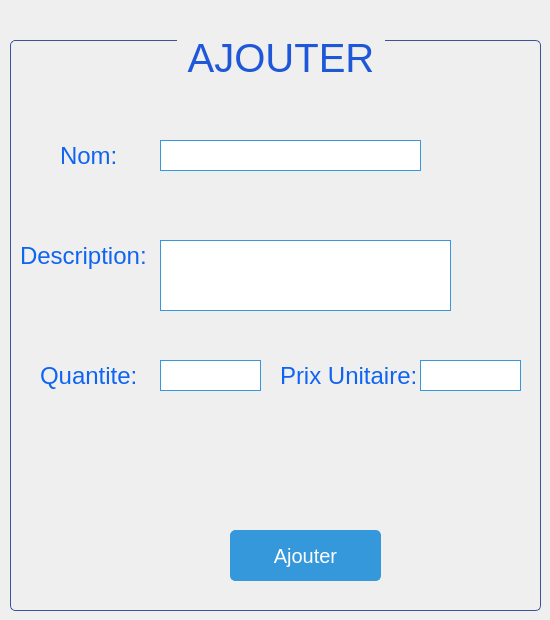
              <widget class="QWidget" name="page_49">
               <widget class="QGroupBox" name="groupBox_36">
                <property name="geometry">
                 <rect>
                  <x>10</x>
                  <y>30</y>
                  <width>531</width>
                  <height>581</height>
                 </rect>
                </property>
                <property name="styleSheet">
                 <string notr="true">QGroupBox {
    border: 1px solid #3a539b; /* Darker blue */
    border-radius: 5px;
    margin-top: 10px;
	font-size:40px;
}

QGroupBox::title {
    subcontrol-origin: margin;
    subcontrol-position: top center;
    padding: 5px;
color: #1F57D9;
    font-weight: bold;
}

QLabel {
    color: #0F65F1; /* Medium blue */
    font-size: 24px; /* Larger font size */
    font-family: &quot;Candara&quot;, sans-serif; /* Different font family */
}

QComboBox {
    background-color: #ffffff; /* Light white background */
    border: 1px solid #3498db; /* Medium blue */
    padding: 5px;
    color: #2c3e50; /* Dark gray text */
    selection-background-color: #3498db; /* Medium blue */
}

QLineEdit {
    background-color: #ffffff; /* Light white background */
    border: 1px solid #3498db; /* Medium blue */
    padding: 5px;
    color: #2c3e50; /* Dark gray text */
}

QDateEdit {
    background-color: #ffffff; /* Light white background */
    border: 1px solid #3498db; /* Medium blue */
    padding: 5px;
    color: #2c3e50; /* Dark gray text */
}

QPushButton {
    background-color: #3498db; /* Medium blue */
    color: #ffffff; /* White text */
    border: 1px solid #3498db; /* Medium blue */
    padding: 12px 24px; /* Larger padding */
    border-radius: 5px;
    font-family: &quot;Cambria&quot;, serif; /* Different font family */
    font-size: 20px; /* Larger font size */
}

QPushButton:hover {
    background-color: #2980b9; /* Darker hover color */
    border: 1px solid #2980b9; /* Darker hover color */
}
</string>
                </property>
                <property name="title">
                 <string>AJOUTER</string>
                </property>
                <widget class="QLineEdit" name="nom_moyen">
                 <property name="geometry">
                  <rect>
                   <x>150</x>
                   <y>110</y>
                   <width>261</width>
                   <height>31</height>
                  </rect>
                 </property>
                </widget>
                <widget class="QLabel" name="label_221">
                 <property name="geometry">
                  <rect>
                   <x>50</x>
                   <y>110</y>
                   <width>71</width>
                   <height>31</height>
                  </rect>
                 </property>
                 <property name="styleSheet">
                  <string notr="true"/>
                 </property>
                 <property name="text">
                  <string>Nom:</string>
                 </property>
                </widget>
                <widget class="QLineEdit" name="description_moyen">
                 <property name="geometry">
                  <rect>
                   <x>150</x>
                   <y>210</y>
                   <width>291</width>
                   <height>71</height>
                  </rect>
                 </property>
                </widget>
                <widget class="QLabel" name="label_223">
                 <property name="geometry">
                  <rect>
                   <x>10</x>
                   <y>210</y>
                   <width>141</width>
                   <height>31</height>
                  </rect>
                 </property>
                 <property name="text">
                  <string>Description:</string>
                 </property>
                </widget>
                <widget class="QLineEdit" name="prix_moyen">
                 <property name="geometry">
                  <rect>
                   <x>410</x>
                   <y>330</y>
                   <width>101</width>
                   <height>31</height>
                  </rect>
                 </property>
                </widget>
                <widget class="QLabel" name="label_224">
                 <property name="geometry">
                  <rect>
                   <x>270</x>
                   <y>330</y>
                   <width>141</width>
                   <height>31</height>
                  </rect>
                 </property>
                 <property name="text">
                  <string>Prix Unitaire:</string>
                 </property>
                </widget>
                <widget class="QLabel" name="label_230">
                 <property name="geometry">
                  <rect>
                   <x>30</x>
                   <y>330</y>
                   <width>101</width>
                   <height>31</height>
                  </rect>
                 </property>
                 <property name="text">
                  <string>Quantite:</string>
                 </property>
                </widget>
                <widget class="QLineEdit" name="qte_moyen">
                 <property name="geometry">
                  <rect>
                   <x>150</x>
                   <y>330</y>
                   <width>101</width>
                   <height>31</height>
                  </rect>
                 </property>
                </widget>
                <widget class="QPushButton" name="ajouter_moyen">
                 <property name="geometry">
                  <rect>
                   <x>220</x>
                   <y>500</y>
                   <width>151</width>
                   <height>51</height>
                  </rect>
                 </property>
                 <property name="text">
                  <string>Ajouter</string>
                 </property>
                </widget>
               </widget>
              </widget>
